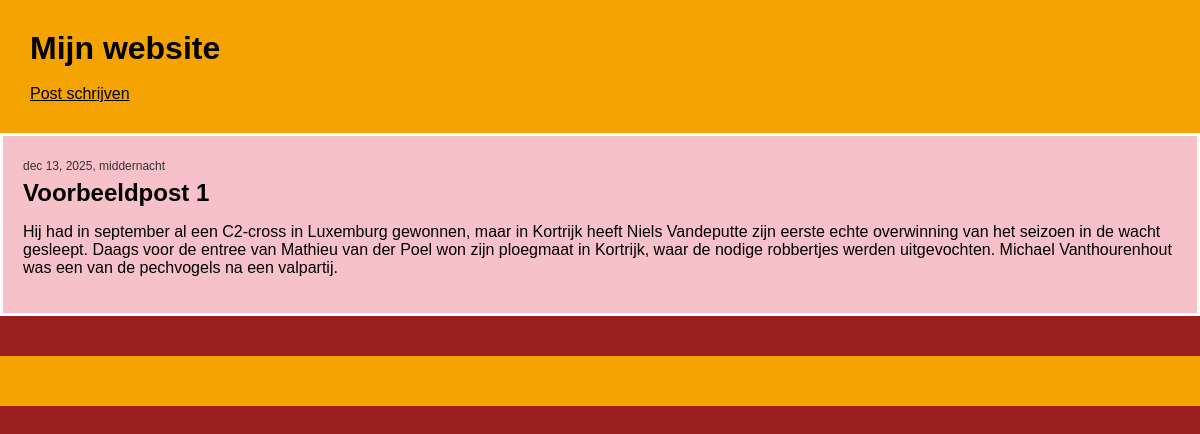
Before: /post/1/ with the older database file.
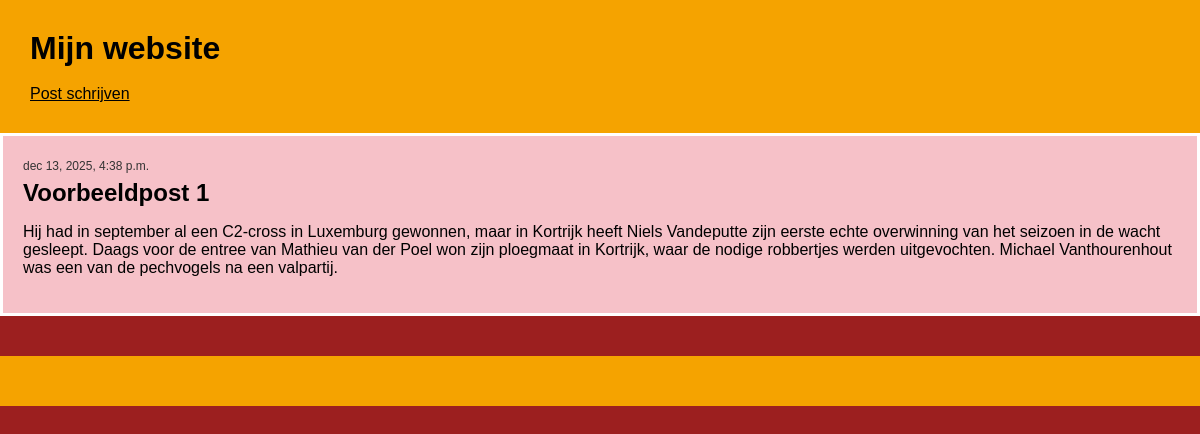
After: the same page with the newer database file.
### blog/models.py (models this page shows, shortened)
class Post(models.Model):
            author = models.ForeignKey(settings.AUTH_USER_MODEL,
            on_delete=models.CASCADE)
            title = models.CharField(max_length=200)
            text = models.TextField()
            created_date = models.DateTimeField(default=timezone.now)
            published_date = models.DateTimeField(blank=True, null=True)

### blog/views.py (the view)
# urls.py: path('post/<int:pk>/',  views.post_detail,
def post_detail(request, pk):
    post = get_object_or_404(Post, pk=pk)
    return render(request, 'blog/post_inhoud.html',
{'post': post})

### blog/templates/blog/post_inhoud.html
{% extends 'blog/base.html' %}
{% block inhoud %}
<article class="post">
    {% if post.published_date %}
    <time class="date">
        {{ post.published_date }}
    </time>
    {% endif %}
    <h2>{{ post.title }}</h2>
    <p>{{ post.text|linebreaksbr }}</p>
</article>
{% endblock %}

Changed rows visible on the page:
changed Post "Voorbeeldpost 1": published_date "dec 13, 2025, middernacht" → "dec 13, 2025, 4:38 p.m."
